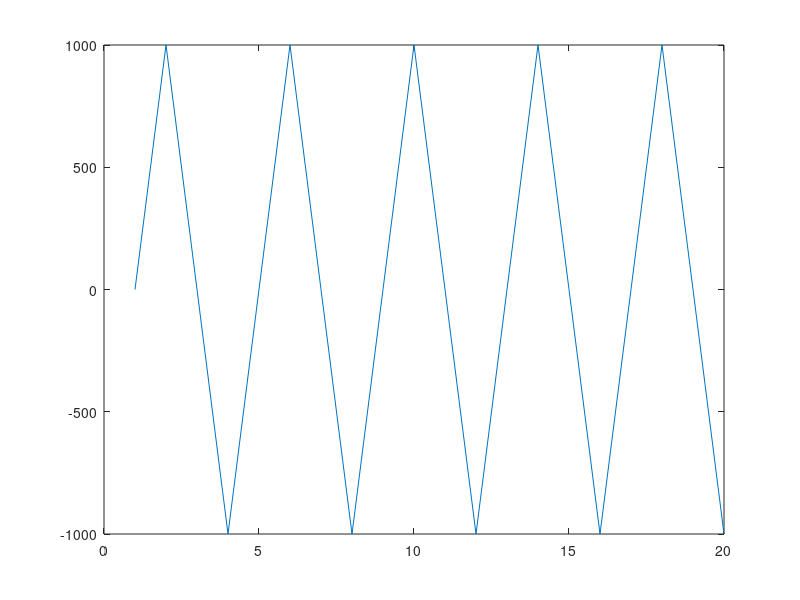

The MATLAB source for this figure: (Note: this script raises an error after producing the figure.)
% HW1 Question 3
% Jake and Jisoo

close all; clc; clear all;
% Generate sine table for c code
n = 0:19';
f = 8*1000
table = round(1000*sin(2*pi*n*f/32000))'
plot(table)

%% Read UART
s = serial('COM4', 'BaudRate',115200); % Open the serial port to receive the data
set(s,'InputBufferSize',20000); % set the size of input buffer
fopen(s); % get ready to receive the data
buffersize = 512; % set the size of instant read of buffer
x = fread(s,buffersize,'int16'); % read the buffer when data arrive
plot(x);

%% FFT
N = 32000;
fclose(s); delete(s);
figure;
b = (abs(fft(x, N))/N);
range = linspace(-N/2, N/2, N);
plot(range, fftshift(b));
xlim([-10000 10000])
xlabel('Frequency (KHz)')	 
title('FFT');	 	 
xlabel('Frequency (Hz)')	 	 
ylabel('Magnitude');